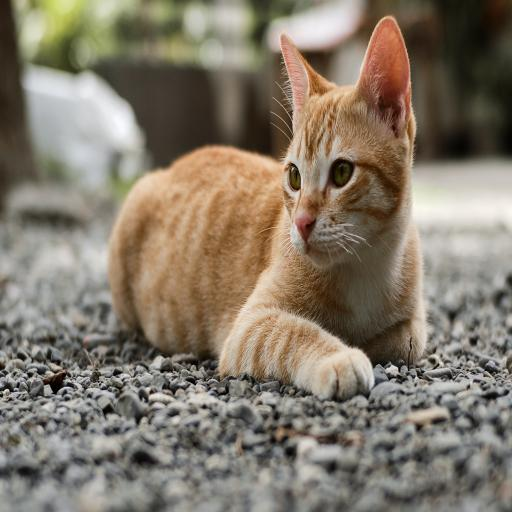
#> input picture LAB10/dataset/train/images/102_cat_png.rf.d4d5c33ba7043339da1a724a3a2446df.jpg, 512 x 512 px
$ python -i preprocessing.py   (imports and definitions only)
#> lines starting #> are read from the running program, lines starting #| are printed output that depends on the picture
#> further down, picture is the input picture: shape (512, 512, 3); mean B, G, R 105.9, 121, 131.2
import cv2
import numpy as np


def preprocess_image(image, img_size=100):
    """Resize one image to img_size x img_size RGB. None if unusable."""
#> called with img_size = 100

    if image is None or image.size == 0:
        return None

    # cv2 reads BGR, convert to RGB so images display correctly
    if image.ndim == 2:
        image = cv2.cvtColor(image, cv2.COLOR_GRAY2RGB)
    else:
        image = cv2.cvtColor(image, cv2.COLOR_BGR2RGB)

    # Resize image (INTER_AREA is the right filter for shrinking)
    image = cv2.resize(
        image,
        (img_size, img_size),
        interpolation=cv2.INTER_AREA
    )
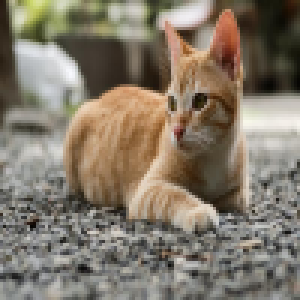
#> image: shape (100, 100, 3) (shown 3 times larger); mean R, G, B 131.2, 121, 105.9

    # 🛠️ เพิ่มการ Normalize ค่าพิกเซลจาก [0, 255] เป็น [0.0, 1.0] และเปลี่ยนชนิดข้อมูลเป็น float32
    image = image.astype(np.float32) / 255.0

    return image


def to_features(images):
    # ปรับให้คืนค่าเป็น float32contiguous array สำหรับส่งเข้าโมเดล CNN
    return np.ascontiguousarray(images, dtype=np.float32)

>>> import cv2
>>> picture = cv2.imread('../../LAB10/dataset/train/images/102_cat_png.rf.d4d5c33ba7043339da1a724a3a2446df.jpg')
>>> result = preprocess_image(picture)

$ run again, on LAB10/dataset/train/images/104_penguin_png.rf.a121a258b6d82938cb5eaafd20cee4d4.jpg
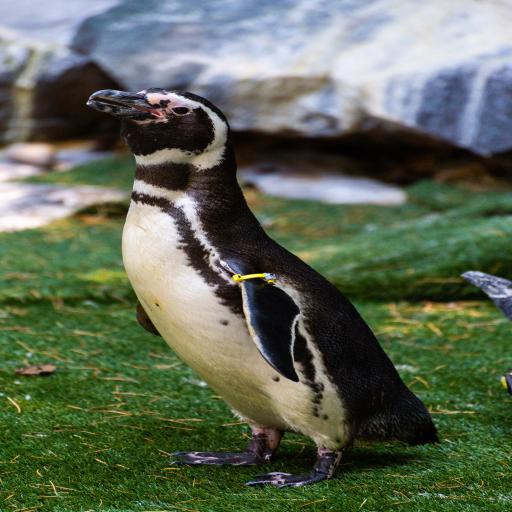
#> input picture LAB10/dataset/train/images/104_penguin_png.rf.a121a258b6d82938cb5eaafd20cee4d4.jpg, 512 x 512 px
#> picture is the input picture: shape (512, 512, 3); mean B, G, R 86.7, 105, 94.4
#> in preprocess_image, `image = cv2.resize( image, (img_size, img_size), interpolation=cv2.INT..`:
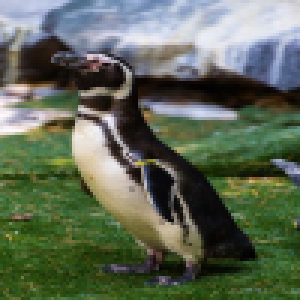
#> image: shape (100, 100, 3) (shown 3 times larger); mean R, G, B 94.4, 105, 86.7

$ run again, on LAB10/dataset/train/images/107_penguin_png.rf.2033580b78f4595d05b643953c0d8f4e.jpg
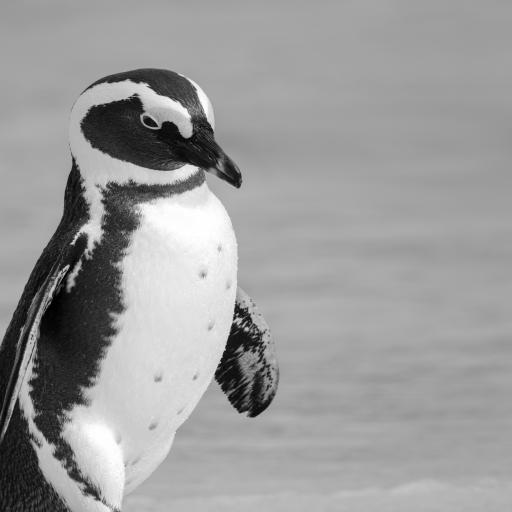
#> input picture LAB10/dataset/train/images/107_penguin_png.rf.2033580b78f4595d05b643953c0d8f4e.jpg, 512 x 512 px
#> picture is the input picture: shape (512, 512, 3); min 0, max 255, mean 155.2
#> in preprocess_image, `image = cv2.resize( image, (img_size, img_size), interpolation=cv2.INT..`:
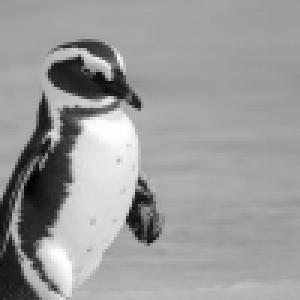
#> image: shape (100, 100, 3) (shown 3 times larger); min 3, max 255, mean 155.1

$ run again, on LAB10/dataset/train/images/10_turtle_png.rf.e75cea02d0ce923b88fb2b9903625364.jpg
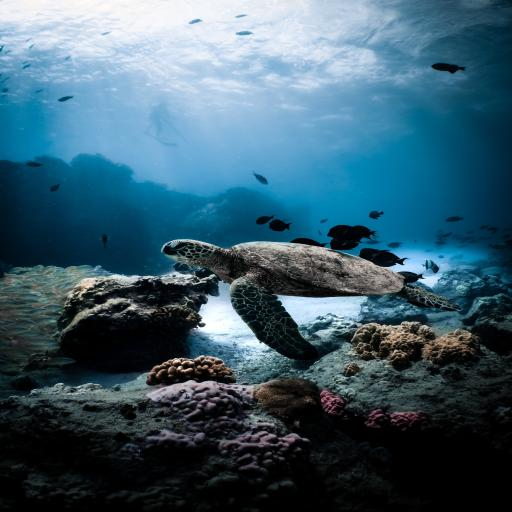
#> input picture LAB10/dataset/train/images/10_turtle_png.rf.e75cea02d0ce923b88fb2b9903625364.jpg, 512 x 512 px
#> picture is the input picture: shape (512, 512, 3); mean B, G, R 108.8, 92.6, 60.2
#> in preprocess_image, `image = cv2.resize( image, (img_size, img_size), interpolation=cv2.INT..`:
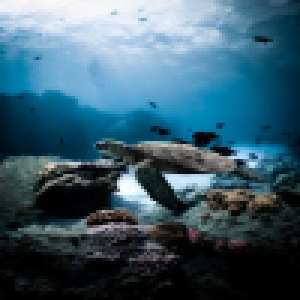
#> image: shape (100, 100, 3) (shown 3 times larger); mean R, G, B 60.2, 92.6, 108.8
